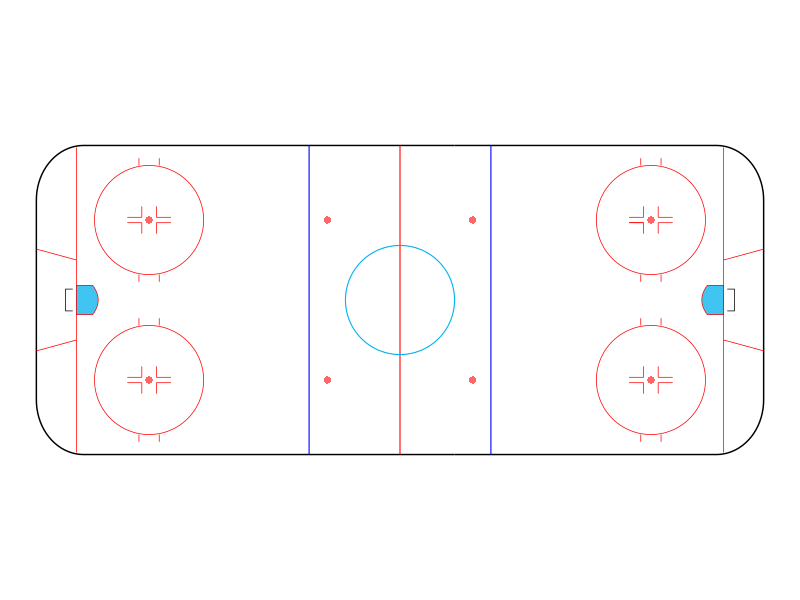
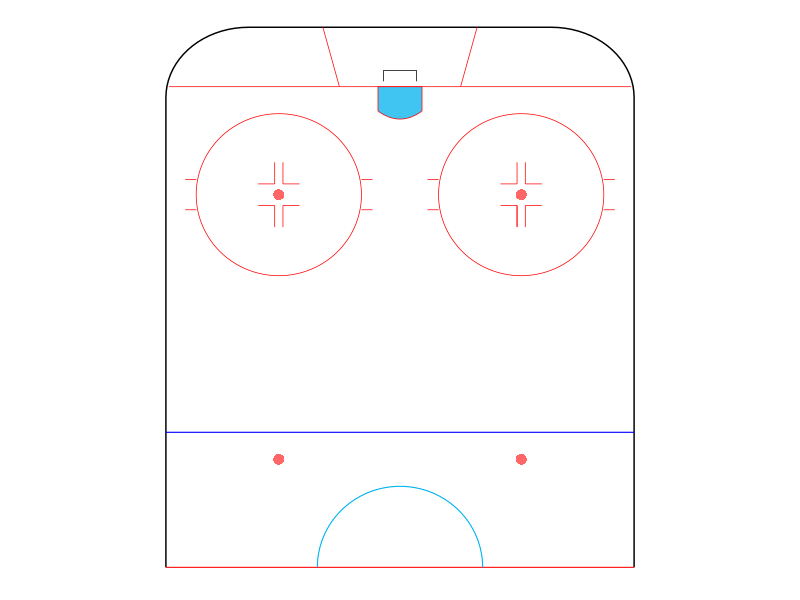

Here is the R script that generated these plots, in order:
## ---- chunk 1
knitr::opts_chunk$set(echo = TRUE)

library(tidyverse)
## ---- chunk 2
## ----------------------------- ##
##   Draw NHL Rink with ggplot   ##
## ----------------------------- ##

## Function to draw NHL sized full or half rink
## - rink_type = "full" will plot a full NHL rink
## - rink_type = "half" will plot a half NHL rink


## Dependencies (load in your local enviornment)
library(tidyverse)


## Function to plot NHL rink(s)
fun.draw_rink <- function(lines_scale = 0.5, rink_type = "full") {
  
  ## Necessary objects for plotting
  xseq <- seq(-4, 4, length = 100)
  theta1 <- seq(0, 2 * pi, length = 300)
  theta <- seq(0, 2 * pi, length = 300)
  dd <- (5 + 7 / 12) / 2
  lines_mult <- lines_scale #<- 0.5
  
  
  ## Full NHL Rink
  if (rink_type == "full") { 
    
    rink <- ggplot(data = data.frame(x = 1, y = 1), aes(x, y)) + 
      
      ## Rink border
      geom_path(
        data = data.frame(
          x = c(15, 87 + 13 * sin(seq(0, pi / 2, length = 20)), 87 + 13 * sin(seq(pi / 2, 0, length = 20)), 15), 
          y = c(-42.5, -42.5 + 15 - 15 * cos(seq(0, pi / 2, length = 20)), 42.5 - 15 + 15 * cos(seq(pi / 2, 0, length = 20)), 42.5)
          )
        ) + 
      geom_path(
        data = data.frame(
          x = c(15, -87 - 13 * sin(seq(0, pi / 2, length = 20)), -87 - 13 * sin(seq(pi / 2, 0, length = 20)), 15), 
          y = c(-42.5, -42.5 + 15 - 15 * cos(seq(0, pi / 2, length = 20)), 42.5 - 15 + 15 * cos(seq(pi / 2, 0, length = 20)), 42.5)
          )
        ) + 
      
      ## Goal Lines
      geom_path(
        data = data.frame(
          x = c(89),
          y = c(42.5 - 15 + sqrt(15^2 - (15 - 11)^2), -(42.5 - 15 + sqrt(15^2 - (15 - 11)^2)))
          ), 
        color = 'red', 
        size = .5 * lines_mult
        ) + 
      geom_path(
        data = data.frame(
          x = c(-89), 
          y = c(42.5 - 15 + sqrt(15^2 - (15 - 11)^2), -(42.5 - 15 + sqrt(15^2 - (15 - 11)^2)))
          ), 
        color = 'red', 
        size = .5 * lines_mult
        ) +
      
      ## Nets
      geom_path(
        data = data.frame(
          x = c(90, 92, 92, 90), 
          y = c(-3, -3, 3, 3)
          ), 
        size = .5 * lines_mult
        ) + 
      geom_path(
        data = data.frame(
          x = c(-90, -92, -92, -90), 
          y = c(-3,-3, 3, 3)
          ), 
        size = .5 * lines_mult
        ) +
      
      ## Restricted Area
      geom_segment(
        aes(x = 89, y = -11, xend = 100, yend = -14), 
        color = 'red', 
        size = .5 * lines_mult
        ) + 
      geom_segment(
        aes(x = 89, y = 11, xend = 100, yend = 14), 
        color = 'red', 
        size = .5 * lines_mult
        ) + 
      geom_segment(
        aes(x = -89, y = -11, xend = -100, yend = -14), 
        color = 'red', 
        size = .5 * lines_mult
        ) + 
      geom_segment(
        aes(x = -89, y = 11, xend =-100, yend = 14), 
        color = 'red', 
        size = .5 * lines_mult
        ) +
      
      ## Red Line (Center Ice)
      geom_segment(
        aes(x = 0, y = -42.5, xend = 0, yend = 42.5), 
        color = 'red', 
        size = .75 * lines_mult
        ) +
      
      ## Blue Lines
      geom_segment(
        aes(x = 25, y = -42.5, xend = 25,  yend = 42.5), 
        color = 'blue', 
        size = .75 * lines_mult
        ) + 
      geom_segment(
        aes(x = -25, y = -42.5, xend = -25,  yend = 42.5), 
        color = 'blue', 
        size = .75 * lines_mult
        ) +
      
      ## Crease
      geom_polygon(
        data = data.frame(
          x = 1 * c(89, 83+xseq^2 / 4^2 * 1.5, 89),
          y = c(-4, xseq, 4), 
          size = .5 * lines_mult
          ), 
        color = 'red', 
        fill = 'deepskyblue2', 
        size = .5 * lines_mult, 
        alpha = 0.75
        ) + 
      geom_polygon(
        data = data.frame(
          x = -1 * c(89, 83 + xseq^2 / 4^2 * 1.5, 89),
          y = c(-4, xseq, 4)
          ), 
        color = 'red', 
        fill = 'deepskyblue2', 
        size = .5 * lines_mult, 
        alpha = .75
        ) +
      ## Center Ice Circle
      geom_path(
        data = data.frame(x = 15 * sin(theta1)), 
        y = 15 * cos(theta1), 
        color = 'deepskyblue2', 
        size = .75 * lines_mult
        ) +
      ## Faceoff Dots
      geom_polygon(data = data.frame(y = 22 + 1 * cos(theta), 
                                     x = 20 + 1 * sin(theta)), 
                   fill = "red", alpha = .6) + 
      geom_polygon(data = data.frame(y = 22 + 1 * cos(theta), 
                                     x = -20 + 1 * sin(theta)), 
                   fill = "red", alpha = .6) + 
      geom_polygon(data = data.frame(y = -22 + 1 * cos(theta), 
                                     x = -20 + 1 * sin(theta)), 
                   fill = "red", alpha = .6) + 
      geom_polygon(data = data.frame(y = -22 + 1 * cos(theta), 
                                     x = 20 + 1 * sin(theta)), 
                   fill = "red", alpha = .6) + 
      geom_polygon(data = data.frame(y = 22 + 1 * cos(theta), 
                                     x = -69 + 1 * sin(theta)), 
                   fill = "red", alpha = .6) + 
      geom_polygon(data = data.frame(y = 22 + 1 * cos(theta), 
                                     x = 69 + 1 * sin(theta)), 
                   fill = "red", alpha = .6) + 
      geom_polygon(data = data.frame(y = -22 + 1 * cos(theta), 
                                     x = -69 + 1 * sin(theta)), 
                   fill = "red", alpha = .6) + 
      geom_polygon(data = data.frame(y = -22 + 1 * cos(theta), 
                                     x = 69 + 1 * sin(theta)), 
                   fill = "red", alpha = .6) +
      
      ## Faceoff Circles
      geom_segment(aes(y = 22 - 0.75, x = 69 - 2, 
                       yend = 22 - 0.75, xend = 69 - 6), color = 'red', size = .5 * lines_mult) + 
      geom_segment(aes(y = 22 + 0.75, x = 69 - 2, 
                       yend = 22 + 0.75, xend = 69 - 6), color = 'red', size = .5 * lines_mult) + 
      geom_segment(aes(y = 22 + 0.75, x = 69 + 2, 
                       yend = 22 + 0.75, xend = 69 + 6), color= 'red', size = .5 * lines_mult) + 
      geom_segment(aes(y = 22 - 0.75, x = 69 - 2, 
                       yend = 22 - 0.75, xend = 69 - 6), color = 'red', size = .5 * lines_mult) + 
      geom_segment(aes(y = -22 + 0.75, x = 69 - 2, 
                       yend = -22 + 0.75, xend = 69 - 6), color= 'red', size = .5 * lines_mult) + 
      geom_segment(aes(y = -22 + 0.75, x = 69 + 2, 
                       yend = -22 + 0.75, xend = 69 + 6), color= 'red', size = .5 * lines_mult) + 
      geom_segment(aes(y = -22 - 0.75, x = 69 - 2, 
                       yend = -22 - 0.75, xend = 69 - 6), color = 'red', size = .5 * lines_mult) + 
      geom_segment(aes(y = -22 - 0.75, x = 69 + 2, 
                       yend = -22 - 0.75, xend = 69 + 6), color = 'red', size = .5 * lines_mult) + 
      geom_segment(aes(y = 22 - 0.75, x = 69 + 2, 
                       yend = 22 - 0.75, xend = 69 + 6), color = 'red', size = .5 * lines_mult) + 
      geom_segment(aes(y = 22 + 0.75, x = -69 - 2, 
                       yend = 22 + 0.75, xend = -69 - 6), color = 'red', size = .5 * lines_mult) + 
      geom_segment(aes(y = 22 - 0.75, x = -69 - 2, 
                       yend = 22 - 0.75, xend = -69 - 6), color = 'red', size = .5 * lines_mult) + 
      geom_segment(aes(y = 22 + 0.75, x = -69 + 2, 
                       yend = 22 + 0.75, xend = -69 + 6), color = 'red', size = .5 * lines_mult) + 
      geom_segment(aes(y = -22 + 0.75, x = -69 - 2, 
                       yend = -22 + 0.75, xend = -69 - 6), color = 'red', size = .5 * lines_mult) + 
      geom_segment(aes(y = 22 - 0.75, x = -69 + 2, 
                       yend = 22 - 0.75, xend = -69 + 6), color = 'red', size = .5 * lines_mult) + 
      geom_segment(aes(y = -22 + 0.75, x = -69 + 2, 
                       yend = -22 + 0.75, xend = -69 + 6), color= 'red', size = .5 * lines_mult) + 
      geom_segment(aes(y = -22 - 0.75, x = -69 - 2, 
                       yend = -22 - 0.75, xend = -69 - 6), color = 'red', size = .5 * lines_mult) + 
      geom_segment(aes(y = -22 - 0.75, x = -69 + 2, 
                       yend = -22 - 0.75, xend = -69 + 6), color = 'red', size = .5 * lines_mult) + 
      geom_segment(aes(y = 22 - 15, x = 69 - dd, 
                       yend = 22 - 17, xend = 69 - dd), color = 'red', size = .5 * lines_mult) + 
      geom_segment(aes(y = 22 - 15, x = 69 + dd, 
                       yend = 22 - 17, xend = 69 + dd), color = 'red', size = .5 * lines_mult) + 
      geom_segment(aes(y = 22 + 15, x = 69 + dd, 
                       yend = 22+17, xend = 69 + dd), color = 'red', size = .5 * lines_mult) + 
      geom_segment(aes(y = 22 + 15, x = 69 - dd, 
                       yend = 22 + 17, xend = 69 - dd), color = 'red', size = .5 * lines_mult) + 
      geom_segment(aes(y = -22 + 15, x = 69 - dd, 
                       yend = -22 + 17, xend = 69 - dd), color = 'red', size = .5 * lines_mult) + 
      geom_segment(aes(y = -22 + 15, x = 69 + dd, 
                       yend = -22 + 17, xend = 69 + dd), color = 'red', size = .5 * lines_mult) + 
      geom_segment(aes(y = -22 - 15, x = 69 - dd, 
                       yend = -22 - 17, xend = 69 - dd), color= 'red', size = .5 * lines_mult) + 
      geom_segment(aes(y = -22 - 15, x = 69 + dd, 
                       yend = -22 - 17, xend = 69 + dd), color = 'red', size = .5 * lines_mult) + 
      geom_segment(aes(y = -22 + 15, x = -69 + dd, 
                       yend = -22 + 17, xend = -69 + dd), color = 'red', size = .5 * lines_mult) + 
      geom_segment(aes(y = -22 - 15, x = -69 - dd, 
                       yend = -22 - 17, xend = -69 - dd), color = 'red', size = .5 * lines_mult) + 
      geom_segment(aes(y = -22 - 15, x = -69 + dd, 
                       yend = -22 - 17, xend = -69 + dd), color = 'red', size = .5 * lines_mult) + 
      geom_segment(aes(y = -22 + 15, x = -69 - dd, 
                       yend = -22 + 17, xend = -69 - dd), color = 'red', size = .5 * lines_mult) + 
      geom_segment(aes(y = 22 - 15, x = -69 + dd, 
                       yend = 22 - 17, xend = -69 + dd), color = 'red', size = .5 * lines_mult) + 
      geom_segment(aes(y = 22 - 15, x = -69 - dd, 
                       yend = 22 - 17, xend = -69 - dd), color = 'red', size = .5 * lines_mult) + 
      geom_segment(aes(y = 22 + 15, x = -69 - dd, 
                       yend = 22 + 17, xend = -69 - dd), color = 'red', size = .5 * lines_mult) + 
      geom_segment(aes(y = 22 + 15, x = -69 + dd, 
                       yend = 22 + 17, xend = -69 + dd), color = 'red', size = .5 * lines_mult) + 
      geom_segment(aes(y = 22 + 0.75, x = 69 + 2, 
                       yend = 22 + 3.75, xend = 69 + 2), color = 'red', size = .5 * lines_mult) + 
      geom_segment(aes(y = 22 + 0.75, x = 69 - 2, 
                       yend = 22 + 3.75, xend = 69 - 2), color = 'red', size = .5 * lines_mult) + 
      geom_segment(aes(y = 22 - 0.75, x = 69 + 2, 
                       yend = 22 - 3.75, xend = 69 + 2), color = 'red', size = .5 * lines_mult) + 
      geom_segment(aes(y = 22 - 0.75, x = 69 - 2, 
                       yend = 22 - 3.75, xend = 69 - 2), color = 'red', size = .5 * lines_mult) + 
      geom_segment(aes(y = 22 + 0.75, x = -69 + 2, 
                       yend = 22 + 3.75, xend = -69 + 2), color = 'red', size = .5 * lines_mult) + 
      geom_segment(aes(y = 22 + 0.75, x = -69 - 2, 
                       yend = 22 + 3.75, xend = -69 - 2), color = 'red', size = .5 * lines_mult) + 
      geom_segment(aes(y = 22 - 0.75, x = -69 + 2, 
                       yend = 22 - 3.75, xend = -69 + 2), color = 'red', size = .5 * lines_mult) + 
      geom_segment(aes(y = 22 - 0.75, x = -69 - 2, 
                       yend = 22 - 3.75, xend = -69 - 2), color = 'red', size = .5 * lines_mult) + 
      geom_segment(aes(y = -22 - 0.75, x = -69 + 2, 
                       yend = -22 - 3.75, xend = -69 + 2), color = 'red', size = .5 * lines_mult) + 
      geom_segment(aes(y = -22 - 0.75, x = -69 - 2, 
                       yend = -22 - 3.75, xend = -69 - 2), color = 'red', size = .5 * lines_mult) + 
      geom_segment(aes(y = -22 + 0.75, x = -69 + 2, 
                       yend = -22 + 3.75, xend = -69 + 2), color = 'red', size = .5 * lines_mult) + 
      geom_segment(aes(y = -22 + 0.75, x = -69 - 2, 
                       yend = -22 + 3.75, xend = -69 - 2), color = 'red', size = .5 * lines_mult) + 
      geom_segment(aes(y = -22 + 0.75, x = 69 + 2, 
                       yend = -22 + 3.75, xend = 69 + 2), color = 'red', size = .5 * lines_mult) + 
      geom_segment(aes(y = -22 - 0.75, x = 69 - 2, 
                       yend = -22 - 3.75, xend = 69 - 2), color = 'red', size = .5 * lines_mult) + 
      geom_segment(aes(y = -22 + 0.75, x = 69 - 2, 
                       yend = -22 + 3.75, xend = 69 - 2), color = 'red', size = .5 * lines_mult) + 
      geom_segment(aes(y = -22 - 0.75, x = 69 + 2, 
                       yend = -22 - 3.75, xend = 69 + 2), color = 'red', size = .5 * lines_mult) + 
      geom_path(data = data.frame(y = 22 + 15 * cos(theta), 
                                  x = 69 + 15 * sin(theta)), color = 'red', size = .5 * lines_mult) + 
      geom_path(data = data.frame(y = 22 + 15 * cos(theta), 
                                  x = -69 + 15 * sin(theta)), color = 'red', size = .5 * lines_mult) + 
      geom_path(data = data.frame(y = -22 + 15 * cos(theta), 
                                  x = -69 + 15 * sin(theta)), color = 'red', size = .5 * lines_mult) + 
      geom_path(data = data.frame(y = -22 + 15 * cos(theta), 
                                  x = 69 + 15 * sin(theta)), color = 'red', size = .5 * lines_mult) + 
      theme_void()
    
    }
  
  ## Half NHL Rink
  else if (rink_type == "half") {
    
    rink <- ggplot(data = data.frame(x = 1, y = 1), aes(x, y)) + 
      ## Rink
      geom_path(
        data = data.frame(
          x = c(0, 87 + 13 * sin(seq(0, pi / 2, length = 20)), 87 + 13 * sin(seq(pi / 2, 0, length = 20)), 0), 
          y = c(-42.5, -42.5 + 15 - 15 * cos(seq(0, pi / 2, length = 20)), 42.5 - 15 + 15 * cos(seq(pi / 2, 0, length = 20)), 42.5)
          )
        ) + 
      
      ## Goal Lines
      geom_path(
        data = data.frame(
          x = c(89),
          y = c(42.5 - 15 + sqrt(15^2 - (15 - 11)^2), -(42.5 - 15 + sqrt(15^2 - (15 - 11)^2)))
          ), 
        color = 'red', 
        size = .5 * lines_mult
        ) + 
      geom_path(
        data = data.frame(x = c(90, 92, 92, 90)), y = c(-3, -3, 3, 3), 
        size = .5 * lines_mult
        ) + 
      
      ## Restricted Area
      geom_segment(
        aes(x = 89, y = -11, xend = 100, yend = -14), 
        color = 'red', 
        size = .5 * lines_mult
        ) + 
      geom_segment(
        aes(x = 89, y = 11, xend = 100, yend = 14), 
        color = 'red', 
        size = .5 * lines_mult
        ) + 
      
      ## Red Line (Center Ice)
      geom_segment(
        aes(x = 0, y = -42.5, xend = 0, yend = 42.5), 
        color = 'red', 
        size = .75 * lines_mult
        ) +
      
      ## Blue Lines
      geom_segment(
        aes(x = 25, y = -42.5, xend = 25,  yend = 42.5), 
        color = 'blue', 
        size = .75 * lines_mult
        ) + 
      
      ## Crease
      geom_polygon(
        data = data.frame(
          x = 1 * c(89, 83+xseq^2 / 4^2 * 1.5, 89),
          y = c(-4, xseq, 4), 
          size = .5 * lines_mult
          ), 
        color = 'red', 
        fill = 'deepskyblue2', 
        size = .5 * lines_mult, 
        alpha = 0.75
        ) + 
      
      ## Center Ice Circle
      geom_path(data = data.frame(x = abs(15 * sin(theta1))), 
                y = 15 * cos(theta1), color = 'deepskyblue2', 
                size = .75 * lines_mult) +
      
      ## Faceoff Dots
      geom_polygon(data = data.frame(y = 22 + 1 * cos(theta),
                                     x = 20 + 1 * sin(theta)),
                   fill = "red", alpha = .6) +
      geom_polygon(data = data.frame(y = -22 + 1 * cos(theta),
                                     x = 20 + 1 * sin(theta)),
                   fill = "red", alpha = .6) +
      geom_polygon(data = data.frame(y = 22 + 1 * cos(theta),
                                     x = 69 + 1 * sin(theta)),
                   fill = "red", alpha = .6) +
      geom_polygon(data = data.frame(y = -22 + 1 * cos(theta),
                                     x = 69 + 1 * sin(theta)),
                   fill = "red", alpha = .6) +
      
      ## Faceoff Circles
      geom_segment(aes(y = 22 - 0.75, x = 69 - 2, 
                       yend = 22 - 0.75, xend = 69 - 6), color = 'red', size = .5 * lines_mult) + 
      geom_segment(aes(y = 22 + 0.75, x = 69 - 2, 
                       yend = 22 + 0.75, xend = 69 - 6), color = 'red', size = .5 * lines_mult) + 
      geom_segment(aes(y = 22 + 0.75, x = 69 + 2, 
                       yend = 22 + 0.75, xend = 69 + 6), color= 'red', size = .5 * lines_mult) + 
      geom_segment(aes(y = 22 - 0.75, x = 69 - 2, 
                       yend = 22 - 0.75, xend = 69 - 6), color = 'red', size = .5 * lines_mult) + 
      geom_segment(aes(y = -22 + 0.75, x = 69 - 2, 
                       yend = -22 + 0.75, xend = 69 - 6), color= 'red', size = .5 * lines_mult) + 
      geom_segment(aes(y = -22 + 0.75, x = 69 + 2, 
                       yend = -22 + 0.75, xend = 69 + 6), color= 'red', size = .5 * lines_mult) + 
      geom_segment(aes(y = -22 - 0.75, x = 69 - 2, 
                       yend = -22 - 0.75, xend = 69 - 6), color = 'red', size = .5 * lines_mult) + 
      geom_segment(aes(y = -22 - 0.75, x = 69 + 2, 
                       yend = -22 - 0.75, xend = 69 + 6), color = 'red', size = .5 * lines_mult) + 
      geom_segment(aes(y = 22 - 0.75, x = 69 + 2, 
                       yend = 22 - 0.75, xend = 69 + 6), color = 'red', size = .5 * lines_mult) + 
      geom_segment(aes(y = 22 - 15, x = 69 - dd, 
                       yend = 22 - 17, xend = 69 - dd), color = 'red', size = .5 * lines_mult) + 
      geom_segment(aes(y = 22 - 15, x = 69 + dd, 
                       yend = 22 - 17, xend = 69 + dd), color = 'red', size = .5 * lines_mult) + 
      geom_segment(aes(y = 22 + 15, x = 69 + dd, 
                       yend = 22+17, xend = 69 + dd), color = 'red', size = .5 * lines_mult) + 
      geom_segment(aes(y = 22 + 15, x = 69 - dd, 
                       yend = 22 + 17, xend = 69 - dd), color = 'red', size = .5 * lines_mult) + 
      geom_segment(aes(y = -22 + 15, x = 69 - dd, 
                       yend = -22 + 17, xend = 69 - dd), color = 'red', size = .5 * lines_mult) + 
      geom_segment(aes(y = -22 + 15, x = 69 + dd, 
                       yend = -22 + 17, xend = 69 + dd), color = 'red', size = .5 * lines_mult) + 
      geom_segment(aes(y = -22 - 15, x = 69 - dd, 
                       yend = -22 - 17, xend = 69 - dd), color= 'red', size = .5 * lines_mult) + 
      geom_segment(aes(y = -22 - 15, x = 69 + dd, 
                       yend = -22 - 17, xend = 69 + dd), color = 'red', size = .5 * lines_mult) + 
      geom_segment(aes(y = 22 + 0.75, x = 69 + 2, 
                       yend = 22 + 3.75, xend = 69 + 2), color = 'red', size = .5 * lines_mult) + 
      geom_segment(aes(y = 22 + 0.75, x = 69 - 2, 
                       yend = 22 + 3.75, xend = 69 - 2), color = 'red', size = .5 * lines_mult) + 
      geom_segment(aes(y = 22 - 0.75, x = 69 + 2, 
                       yend = 22 - 3.75, xend = 69 + 2), color = 'red', size = .5 * lines_mult) + 
      geom_segment(aes(y = 22 - 0.75, x = 69 - 2, 
                       yend = 22 - 3.75, xend = 69 - 2), color = 'red', size = .5 * lines_mult) + 
      geom_segment(aes(y = -22 + 0.75, x = 69 + 2, 
                       yend = -22 + 3.75, xend = 69 + 2), color = 'red', size = .5 * lines_mult) + 
      geom_segment(aes(y = -22 - 0.75, x = 69 - 2, 
                       yend = -22 - 3.75, xend = 69 - 2), color = 'red', size = .5 * lines_mult) + 
      geom_segment(aes(y = -22 + 0.75, x = 69 - 2, 
                       yend = -22 + 3.75, xend = 69 - 2), color = 'red', size = .5 * lines_mult) + 
      geom_segment(aes(y = -22 - 0.75, x = 69 + 2, 
                       yend = -22 - 3.75, xend = 69 + 2), color = 'red', size = .5 * lines_mult) + 
      geom_path(data = data.frame(y = 22 + 15 * cos(theta), 
                                  x = 69 + 15 * sin(theta)), color = 'red', size = .5 * lines_mult) + 
      geom_path(data = data.frame(y = -22 + 15 * cos(theta), 
                                  x = 69 + 15 * sin(theta)), color = 'red', size = .5 * lines_mult) + 
      
      coord_flip(xlim = c(-1, 100), expand = TRUE) + 
      
      theme_void() + 
      theme(aspect.ratio = 1.165)
    
    }
  
  return(rink)
  
  }



## ------------ ##
##   Examples   ##
## ------------ ##

## Full Rink
fun.draw_rink(rink_type = "full") + 
  coord_fixed()

## Half Rink
fun.draw_rink(rink_type = "half")


